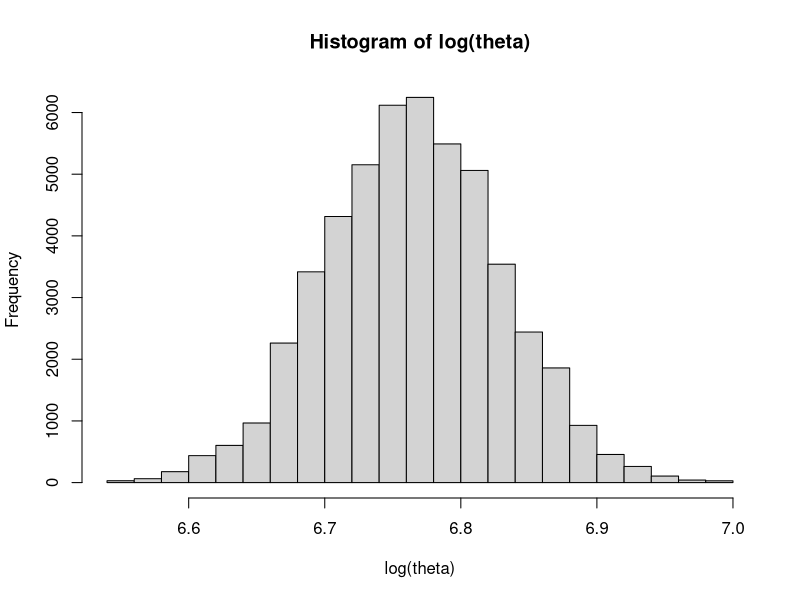
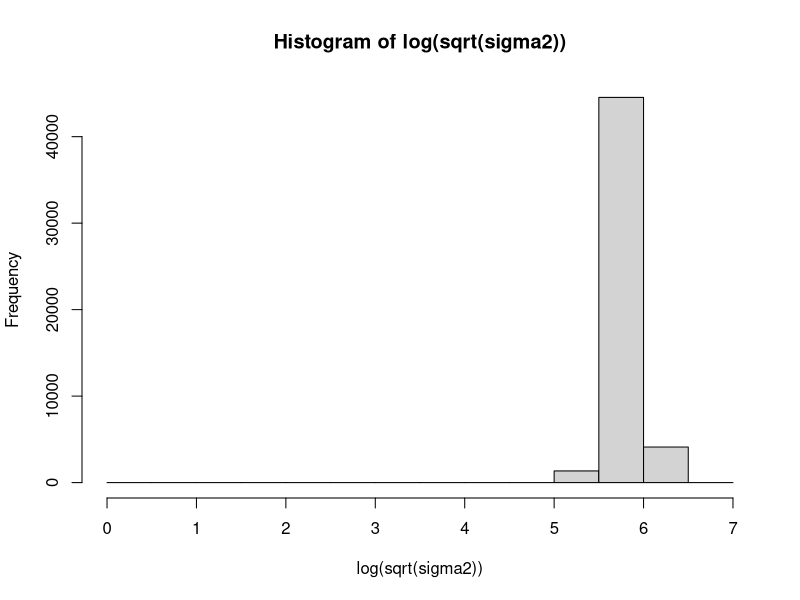

R code for these plots, in order:
# ---------------- Example 7.3 --------------------------
library("datasets")
library("MCMCpack")
library("pscl")
x<-c(91,504,557,609,693,727,764,803,857,929,970, 1043,1089,1195,1384,1713)
xbar<-mean(x)

n <- length(x)
a = b = 3
tau2 <- 10
theta0 <- 5

Nsim<-50000
sh1 <- (n/2) + a

sigma2 = theta = rep(0, Nsim)
sigma2[1] <- 1 / rgamma(1, shape = a, rate = b)
B <- sigma2[1]/(sigma2[1] + n * tau2)

theta[1] <- rnorm(1, m = B * theta0 + (1-B) * xbar, sd = sqrt(tau2 * B))

for (i in 2:Nsim) {
  B <- sigma2[i-1] / (sigma2[i-1] + n * tau2)
  
  theta[i] <- rnorm(1, m = B * theta[i-1] + (1 - B) * xbar, sd = sqrt(tau2 * B) )
  ra1 <- (1/2) * sum((x-theta[i])^2) + b^(-1)
  #sigma2[i] <- 1/rgamma(1, shape = sh1, rate = ra1)
  sigma2[i] <- rigamma(1, sh1, ra1)
  
}

mean(theta)
mean(sqrt(sigma2))

hist(log(theta))
hist(log(sqrt(sigma2)))


# The inverse-Gamma density for x>0 with parameters α>0 and β>0 is

# (beta^alpha)/Gamma(alpha) x^(-alpha-1) exp(-beta/x)
